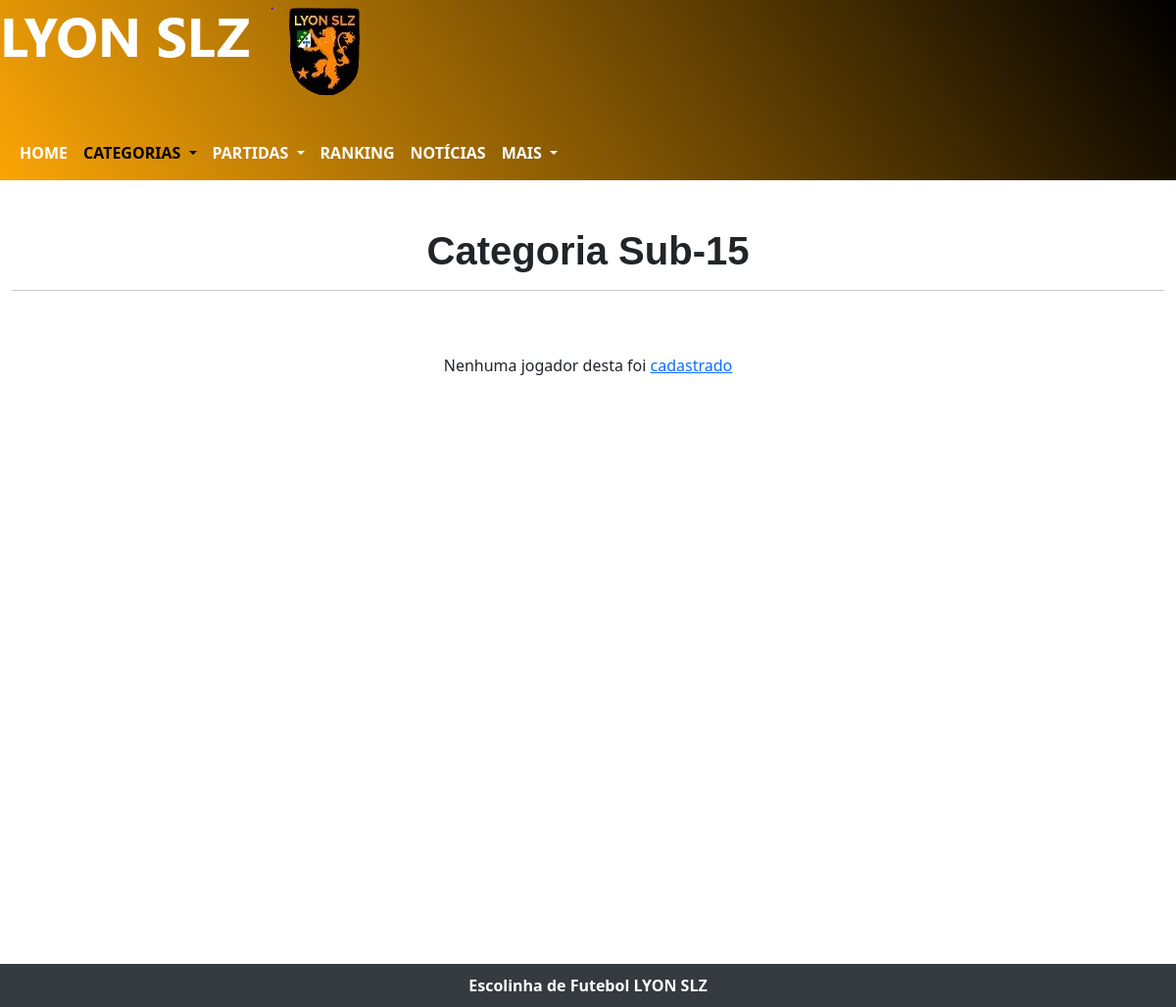
Before: /admin/subsAdmin/sub15Admin.php with the older database file.
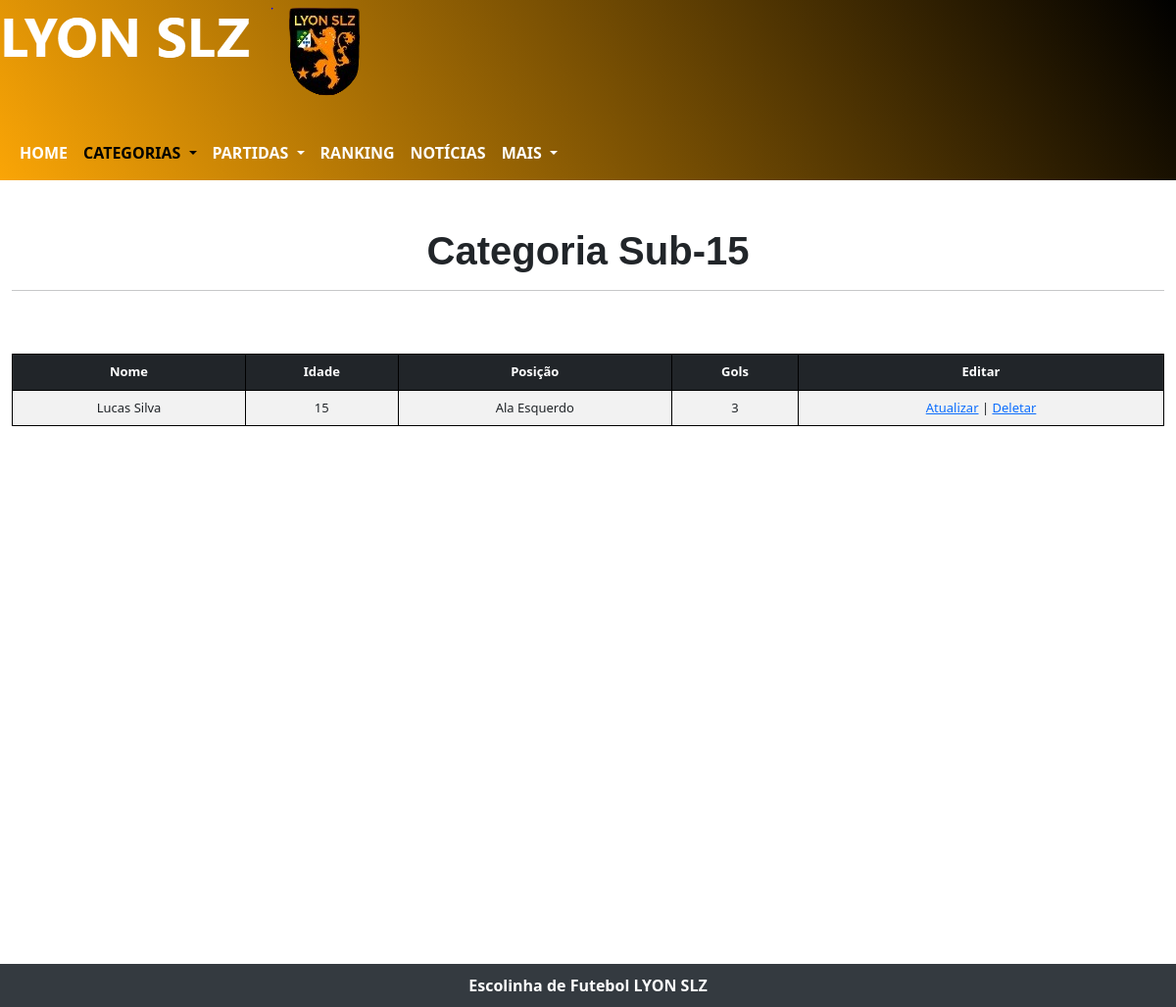
After: the same page with the newer database file.
### tables this page shows
CREATE TABLE `tbljogadoress` (
  `id` int(11) UNSIGNED NOT NULL,
  `nome` varchar(45) NOT NULL,
  `sobrenome` varchar(45) NOT NULL,
  `idade` int(11) NOT NULL,
  `id_posicao` int(11) UNSIGNED NOT NULL,
  `gols` int(11) NOT NULL
);

CREATE TABLE `tblposicao` (
  `id_posicao` int(11) UNSIGNED NOT NULL,
  `nome_posicao` varchar(255) NOT NULL
);

### admin/subsAdmin/sub15Admin.php (the view, shortened to what this page needs)
<?php
require('../../db/conexao.php');
$sql = $pdo->prepare("SELECT tbljogadoress.*, tblposicao.nome_posicao
FROM tbljogadoress
JOIN tblposicao
ON tbljogadoress.id_posicao = tblposicao.id_posicao
WHERE idade > 13 AND idade <= 15");
$sql->execute();
$dados = $sql->fetchAll();
?>
<!DOCTYPE html>
<html lang="pt-br">
<head>
  <link href="https://cdn.jsdelivr.net/npm/bootstrap@5.3.0/dist/css/bootstrap.min.css" rel="stylesheet">
  <link rel="stylesheet" href="../../css/navHamburguer.css">
  <link rel="stylesheet" href="../../css/layout.css">
  <link rel="stylesheet" href="../../css/timeANDescudo.css">
  <link rel="stylesheet" href="lyon.jpg">
  <link rel="stylesheet" href="../../css/update-delete.css">
</head>
<body>
  <div class="cabecalho">
    <picture>
      <source media="(max-width: 261px)" srcset='../../img/imgLogo/lyonSlzEscudo5.png' loading="lazy">
      <source media="(max-width: 269px)" srcset='../../img/imgLogo/lyonSlzEscudo4.png' loading="lazy">
      <source media="(max-width: 311px)" srcset='../../img/imgLogo/lyonSlzEscudo3.png' loading="lazy">
      <source media="(max-width: 375px)" srcset='../../img/imgLogo/lyonSlzEscudo2.png' loading="lazy">
      <img src="../../img/imgLogo/lyonSlzEscudo.png" alt="Escudo do time LYYON SLZ" loading="lazy">
    </picture>
    <nav class="navbar navbar-expand-lg mt-4">
      <div class="container-fluid">
        <div class="collapse navbar-collapse" id="navbarNavDropdown">
          <ul class="navbar-nav">
            <li class="nav-item">
              <a class="nav-link" aria-current="page" href="../homeAdmin.php">HOME</a>
            </li>
            <li class="nav-item dropdown">
              <a class="nav-link dropdown-toggle active" href="#" role="button" data-bs-toggle="dropdown" aria-expanded="false">
                CATEGORIAS
              </a>
            </li>
            <li class="nav-item dropdown">
              <a class="nav-link dropdown-toggle" href="#" role="button" data-bs-toggle="dropdown" aria-expanded="false">
                PARTIDAS
              </a>
            </li>
            <li class="nav-item">
              <a class="nav-link" aria-current="page" href="../rankingAdmin.php">RANKING</a>
            </li>
            <li class="nav-item">
              <a class="nav-link" href="../noticiaisAdmin.php">NOTÍCIAS</a>
            </li>
            <li class="nav-item dropdown">
              <a class="nav-link dropdown-toggle" href="#" role="button" data-bs-toggle="dropdown" aria-expanded="false">
                MAIS
              </a>
            </li>
          </ul>
        </div>
      </div>
    </nav>
  </div>
  <main>
    <div class="container-fluid">
      <h1 class="categoria">Categoria Sub-15</h1>
      <hr>
      <br><br>
      <?php
      if (count($dados) > 0) {
        echo "<div class='table table-responsive table-striped'>";
        echo "<table class='table table-striped'>
          <thead class=table-dark>
          <tr>
              <th>Nome</th>
              <th>Idade</th>
              <th>Posição</th>
              <th>Gols</th>
              <th>Editar</th>
          </tr>
          </thead>";
        foreach ($dados as $chaves => $valor) {
          echo "<tr>
                          <td>" . $valor['nome'] . " " . $valor['sobrenome'] . "</td>
                          <td>" . $valor['idade'] . "</td>
                          <td>" . $valor['nome_posicao'] . "</td>
                          <td>" . $valor['gols'] . "</td>
                          <td><a href='#' class='btn-atualizar' data-id='" . $valor['id'] . "' data-nome='" . $valor['nome'] . "'
                          data-sobrenome='" . $valor['sobrenome'] . "'
                          data-idade='" . $valor['idade'] . "'
                          data-posicao='" . $valor['id_posicao'] . "'
                          data-gols='" . $valor['gols'] . "'>Atualizar</a> |
                           <a href='#' class='btn-deletar'
                           data-id='" . $valor['id'] . "'
                           data-nome='" . $valor['nome'] . "'
                           data-sobrenome='" . $valor['sobrenome'] . "'
                           data-idade='" . $valor['idade'] . "'
                           data-posicao='" . $valor['id_posicao'] . "'
                           data-gols='" . $valor['gols'] . "'>Deletar</a></td>
                      </tr>";
        }
        echo "</table>";
        echo "</div>";
      } else {
        echo "<p style='text-align:center'>Nenhuma jogador desta foi <a href='../cadastroDeJogador.php'>cadastrado</a></p>";
      }
      ?>
    </div>
  </main>
  <footer>
    <p class="mb-0">Escolinha de Futebol LYON SLZ</p>
  </footer>
</body>
</html>

Changed rows visible on the page:
added tbljogadoress: nome "Lucas", sobrenome "Silva", idade "15", id_posicao.nome_posicao "Ala Esquerdo", gols "3"
Other visible differences:
text no longer shown: "Nenhuma jogador desta foi cadastrado"
text now shown: "Nome Idade Posição Gols Editar"
